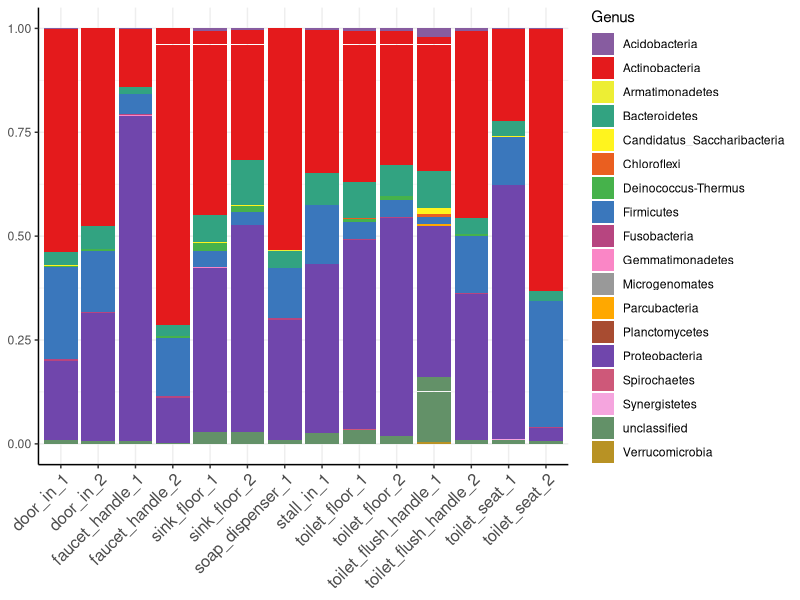
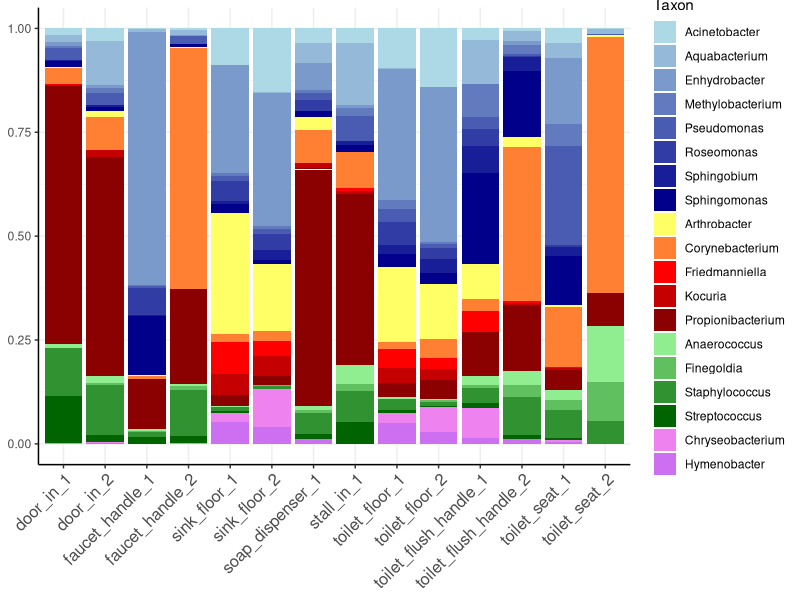
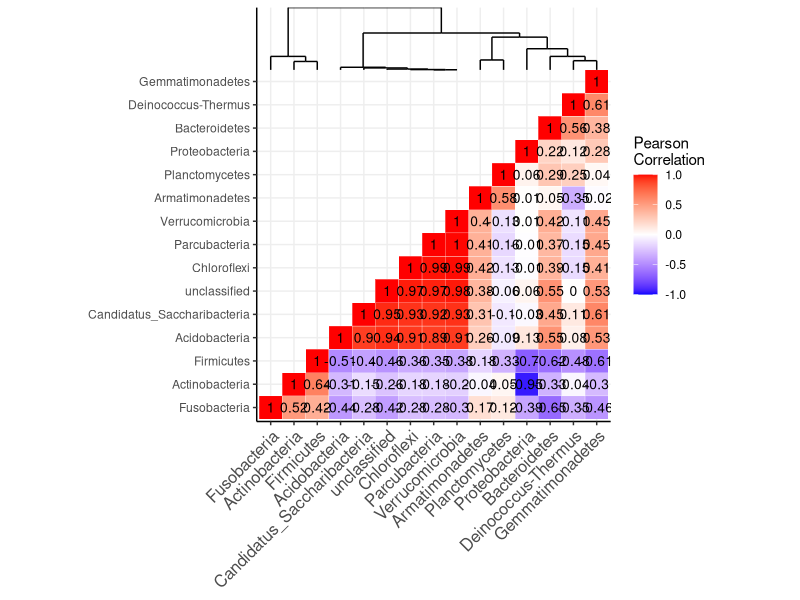
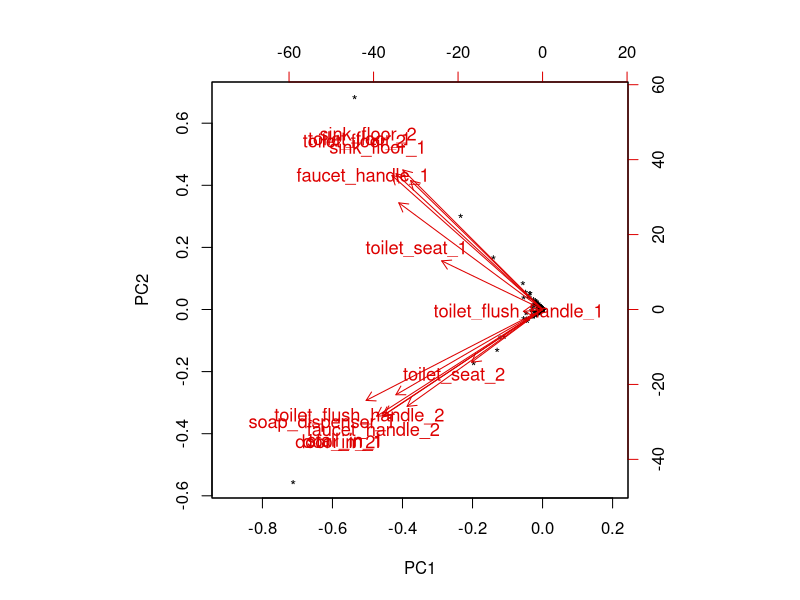
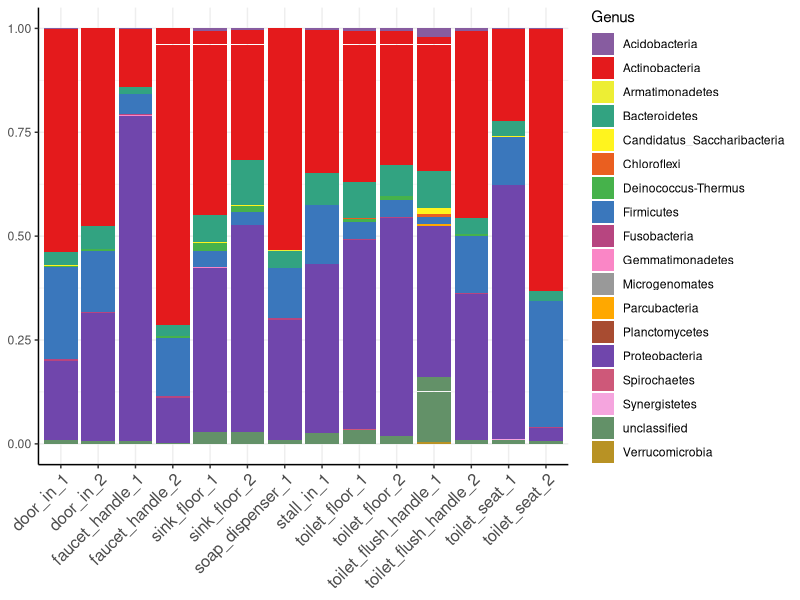
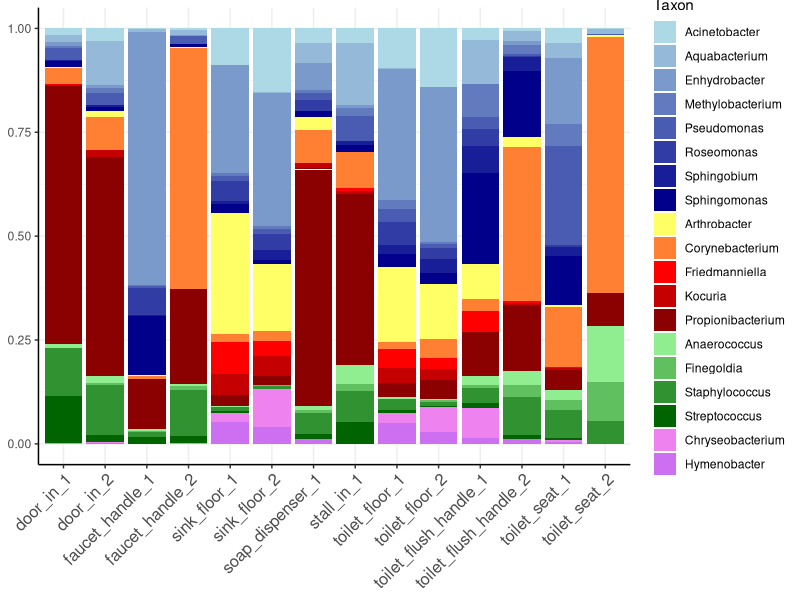
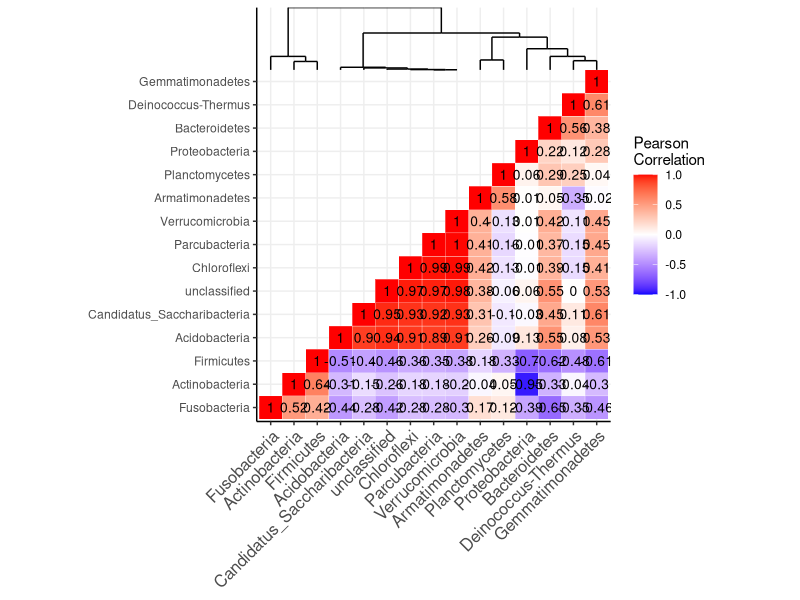
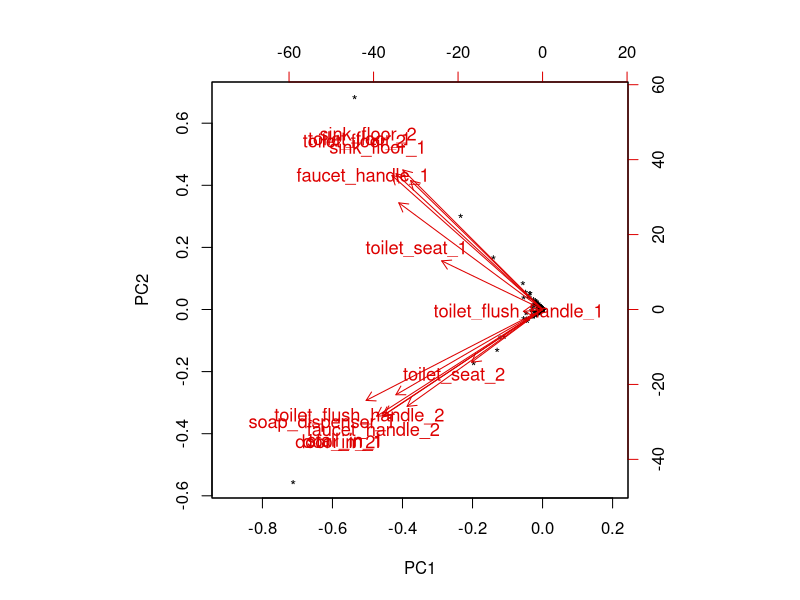

These figures' R source, in order:
## ---- chunk 1
knitr::opts_chunk$set(echo = TRUE)
## ---- chunk 2
library(plyr)
library(dplyr)
library(tidyr)
library(tibble)
library(ggplot2)
library(ggdendro)
library(RColorBrewer)
## ---- chunk 3
th <- theme_classic() +
	theme(panel.grid.major=element_line(size=0.5, linetype="solid", colour="#eeeeee"),
	panel.grid.minor=element_line(size=0.25, linetype="solid", colour="#eeeeee"))
theme_set(th)
## ---- chunk 4
# read otu table and cast counts to numeric, cor() and others require numeric data
otu <- read.delim("1335.vdb.tab", header=TRUE) %>%
	mutate_if(is.integer, as.numeric)
str(otu)
## ---- chunk 5
# for each row of the otu table
tax <- apply(otu, 1, function(x)
	# select OTUConTaxonomy column
	x[2] %>%
		# split strings and get the result, returned inside a list
		strsplit(";") %>%
		# subset the list
		"[["(1) %>%
		# remove assignment score from the name
		sub(pattern="\\(.*", replacement="")
)
# transpose so OTUs are again the rows
tax <- t(tax)
str(tax)
# bind the new phylum and taxon column to the original table
otu <- cbind(otu, data.frame(Genus=tax[,2], Taxon=tax[,6]))
str(otu)
## ---- chunk 6
otumat <- otu %>%
	# the counts are the only numeric columns
	select_if(is.numeric) %>%
	as.matrix
str(otumat)
## ---- chunk 7
# this same construct will be used later:
# take the numeric count matrix
taxtotals <- otumat %>%
	# for each of its columns (sites)
	apply(2, function(x)
		# for each unique taxon (rows)
		sapply(unique(otu$Taxon), function(t)
			# sum its abundance
			sum(x[otu$Taxon == t])
		)
	# this returns total abundance per taxon per site
	) %>%
	# sum abundance across sites => table with total abundance per taxon
	apply(1, sum)
str(taxtotals)
# order taxons by descending abundance
taxtotals <- taxtotals[order(-taxtotals)]
# then extract the top 19 taxons (removing unclassified)
toptax <- taxtotals[2:20]
toptax
## ---- chunk 8
# number of unique phylum, the number of colors needed
ngenus <- length(unique(otu$Genus))
# extract the colors of the Set1 brewer color palette
# this gives a harmless warning since we request too many colors
pal.g <- brewer.pal(ngenus, "Set1")
# interpolate for the remaining elements
# colorRampPalette returns a function which we use directly to extract our colors
cmap.g <- colorRampPalette(pal.g, bias=1, interpolate="spline")(ngenus)
cmap.g
## ---- chunk 9
# stacked percent barchart
bar.g <- otu %>%
	# get count columns and pivot to long format (similar to melt in reshape2)
	# tidyverse matches() is used to select the columns via a regex
	# site column will contains the sample site, and abundance the abundance values
	pivot_longer(cols=matches("^[a-z]", ignore.case=FALSE), names_to="site", values_to="abundance") %>%
	# x=site, y=abundance and use phylum as group colors for the bar's fill
	ggplot(aes(site, abundance, fill=Genus)) +
		# output percent stacked barchart
		geom_bar(position="fill", stat="identity") +
		# rotate xlab and remove x title
		theme(axis.text.x=element_text(angle=45, vjust=1, size=12, hjust=1),
			axis.title=element_blank()) +
		# manually set the colors for each phylum from the palette
		scale_fill_manual(values=cmap.g[order(unique(otu$Genus))])
bar.g
# save it
ggsave("plots/stacked.genus.by.site.png", bar.g, width=12, height=10)
## ---- chunk 10
# filter the taxonomy table by the names of the top taxa, get phylum (2) and taxon (6) columns
corr <- tax[tax[,6] %in% names(toptax),][,c(2,6)]
# only take unique rows, then convert to data frame and set appropriate column names
corr <- unique(corr) %>%
	as.data.frame %>%
	# "family" seems more appropriate than "genus" here
	rename(Family=V1, Taxon=V2)
corr
## ---- chunk 11
# take our correspondence table
corr <- corr %>%
	# convert the family column to an ordered factor according to abundance and importance
	# the levels are from what was obtained above
	mutate(Family=factor(Family,
		levels=c("Proteobacteria", "Actinobacteria", "Firmicutes", "Bacteroidetes"),
		ordered=TRUE)) %>%
	# sort by family then taxon
	arrange(Family, Taxon) %>%
	# now freeze the new taxon order
	mutate(Taxon=factor(Taxon, levels=unique(Taxon), ordered=TRUE))
corr
## ---- chunk 12
# add a new column with the colors for the ordering
corr$col <- c(
	# blue, red, green and violet/pink gradients
	# like before, we directly call the function returned with the appropriate number of colors we need
	colorRampPalette(c("lightblue", "darkblue"))(8),
	colorRampPalette(c("#ffff66", "red", "darkred"))(5),
	colorRampPalette(c("lightgreen", "darkgreen"))(4),
	colorRampPalette(c("violet", "blue"))(8)[1:2]
)
corr
## ---- chunk 13
bar.t <- otu %>%
	# remove columns we don't care about
	select(-Genus, -starts_with("OTU")) %>%
	# extract rows for only top taxa
	filter(Taxon %in% names(toptax)) %>%
	# convert to long format for ggplot as before
	pivot_longer(cols=matches("^[a-t]", ignore.case=FALSE), names_to="site", values_to="abundance") %>%
	# convert to ordered factor as with the correspondence table, using its order
	# counterintuitive and timeconsuming to figure out, but very important to avoid any discrepancies...
	mutate(Taxon=factor(Taxon, levels=levels(corr$Taxon), ordered=TRUE)) %>%
	ggplot(aes(site, abundance, fill=Taxon)) +
		# stacked percent barchart
		geom_bar(position="fill", stat="identity") +
		# set our colors
		scale_fill_manual(values=corr$col) +
		# rotate x legend, remove x axis label
		theme(axis.text.x=element_text(angle=45, vjust=1, size=12, hjust=1),
			axis.title=element_blank())
bar.t
# save the plot
ggsave("plots/stacked.taxon.by.site.png", bar.t, width=12, height=10)
## ---- chunk 14
# use the abundance matrix computed at the beginning, cor() needs numerics
gentotals <- otumat %>%
	# for each site (column)
        apply(2, function(x)
		# for each OTU (row),
		# sum abundances of OTUs assigned to each individual phylum
                sapply(unique(otu$Genus), function(g)
                        sum(x[otu$Genus == g])
                )
        )
head(gentotals)
## ---- chunk 15
# calculate a frequency table 
genfreq <- table(otu$Genus)
genfreq
# filter the most infrequent phylum
gentotals <- gentotals[!rownames(gentotals) %in% names(genfreq)[genfreq < 5],]
head(gentotals)
## ---- chunk 16
gencor <- cor(t(gentotals))
## ---- chunk 17
# perform the clustering
hcl <- hclust(as.dist(1 - gencor), method="ward.D2")
# extract order
horder <- rownames(gentotals)[hcl$order]
horder
# convert to data appropriate for ggplot2, which gives us segment coordinates for drawing it directly on top
dhcl <- dendro_data(hcl)
# reorder the matrix
gencor <- gencor[horder,horder]
gencor
## ---- chunk 18
# lower.tri selects the matrix' lower triangle, and we just remove all the data
gencor[lower.tri(gencor)] <- NA
## ---- chunk 19
# use the ordered correlation matrix
cormap <- gencor %>%
	# convert to dataframe for ggplot
	as.data.frame %>%
	# get the rownames to use for grouping
	rownames_to_column("grp") %>%
	# convert to long format, remove missing values (upper triangle)
	pivot_longer(-grp, names_to="key", values_to="v", values_drop_na=TRUE) %>%
	# make sure the order is preserved like before, otherwise elements may be shifted seemingly at random
	mutate(grp=factor(grp, levels=horder, ordered=TRUE),
		key=factor(key, levels=horder, ordered=TRUE)) %>%
	# pass it directly to ggplot; label will be the rounded correlation value within each cell
	ggplot(aes(key, grp, fill=v, label=round(v,2))) +
			# tilemap background
			geom_tile(color="white") +
			# set a blue to red gradient for [-1;1] correlation values
			scale_fill_gradient2(
				low="blue", high="red", mid="white",
				midpoint=0,
				limit=c(-1,1), space="Lab",
				name="Pearson\nCorrelation") +
			# rotate x axis for easier viewing, remove axis title
			theme(axis.text.x=element_text(angle=45, vjust=1, size=12, hjust=1),
				axis.title=element_blank()) +
			# make sure we get a square matrix
			coord_fixed() +
			# add correlation values
			geom_text(color="black", size=3.5) +
			# draw the dendrogram; we offset y coordinates to place it above the tilemap
			geom_segment(data=segment(dhcl), aes(x, y+nrow(gencor)+0.5, xend=xend, yend=yend+nrow(gencor)+0.5), inherit.aes=FALSE)
cormap
# save it
ggsave("plots/cormap.pdf", cormap, width=12, height=10)
## ---- chunk 20
# compute pca on numeric matrix, scale the variables to unit variance as recommended
pca <- prcomp(otumat, scale=TRUE)
# percent of variance explained by each axis
pca$sdev ^ 2 / sum(pca$sdev ^ 2)
# 40.6% and 28.6% for PC1 and PC2
## ---- chunk 21
# render base graphics plot
biplot(pca,
	# draw arrows for each eigenvector
	var.axes=TRUE,
	xlabs=rep("*", nrow(otumat)), cex=c(0.9,1.1),
	xlim=c(-0.9,0.2), expand=50,
	col=c("black", "#dd0000"))
## ---- chunk 22
pdf("plots/pca.pdf", 12, 10)
# plot the pca
biplot(pca,
	# draw arrows for each eigenvector
	var.axes=TRUE,
	xlabs=rep("*", nrow(otumat)), cex=c(0.9,1.1),
	xlim=c(-0.9,0.2), expand=50,
	col=c("black", "#dd0000"))
dev.off()
